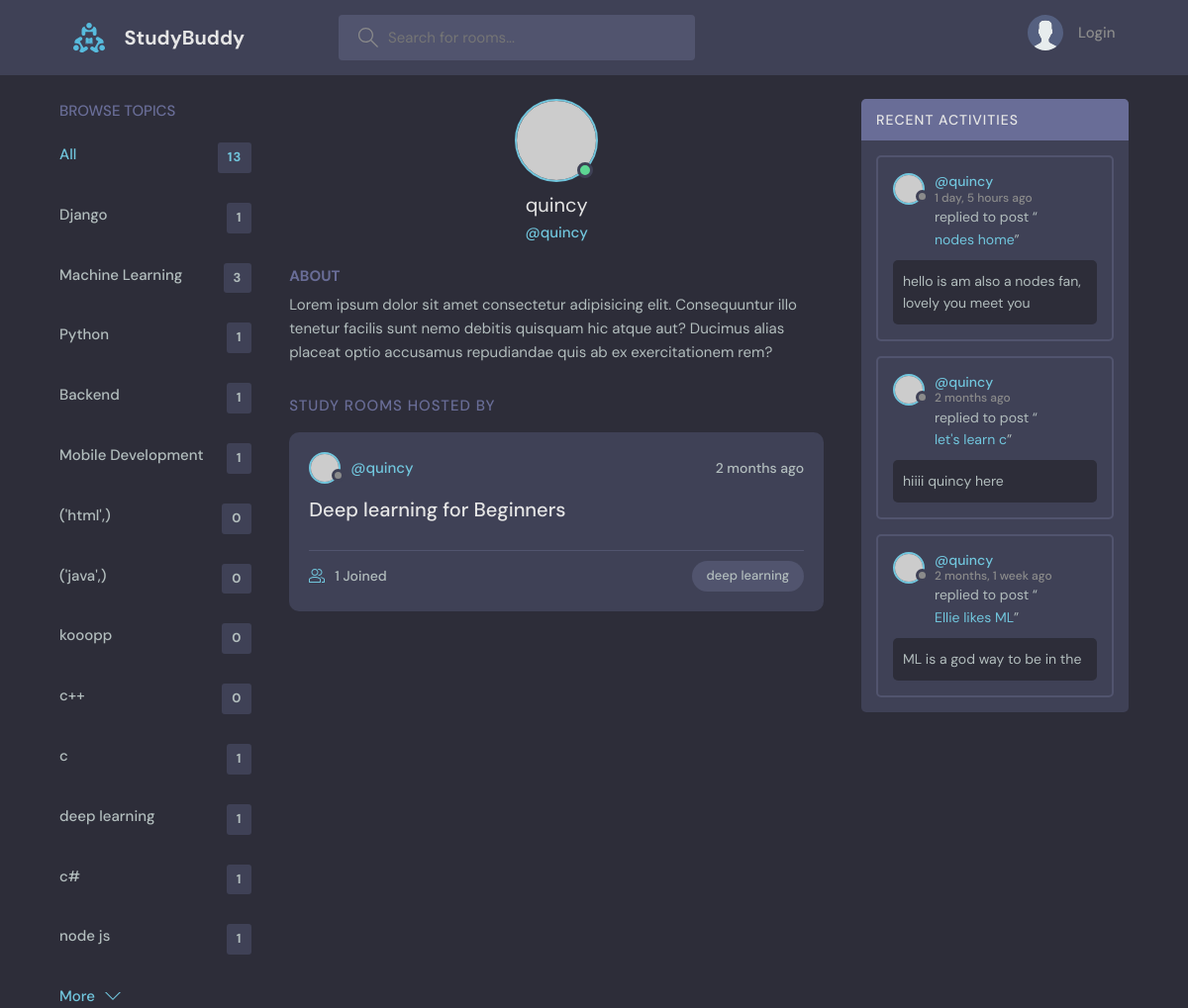
/user-profile/4/, run on the app's committed database.
### base/models.py (models this page shows, shortened)
class Topic(models.Model):
    name = models.CharField(max_length=200)

class Room(models.Model):
    host = models.ForeignKey(User, on_delete=models.SET_NULL, null=True)
    topic =models.ForeignKey(Topic, on_delete=models.SET_NULL, null=True)
    name = models.CharField(max_length=150)
    members = models.ManyToManyField(User, related_name='members', blank=True)
    description = models.TextField(null=True, blank=True)
    update = models.DateTimeField(auto_now=True)
    created = models.DateTimeField(auto_now_add=True)
    class Meta:
        ordering = ['-update','-created']
    def __str__(self):
        return self.name

class Message(models.Model):
    user = models.ForeignKey(User, on_delete=models.CASCADE)
    room = models.ForeignKey(Room, on_delete=models.CASCADE)
    body = models.TextField()
    update = models.DateTimeField(auto_now=True)
    created = models.DateTimeField(auto_now_add=True)
    class Meta:
        ordering = ['-update','-created']
    def __str__(self):
        return self.body[0:50]

### base/views.py (the view)
# urls.py: path('user-profile/<str:pk>/', views.userProfile, name='user-profile'),
def userProfile(request, pk):
    user = User.objects.get(id=pk)
    rooms = user.room_set.all()
    conversations = user.message_set.all()
    topics = Topic.objects.all()
    context = {'user':user, 'topics':topics,'rooms':rooms, 'conversations':conversations}
    return render(request, 'base/profile.html', context)

### base/templates/base/profile.html (shortened to what this page needs)
{% extends 'main.html' %}
{% block content %}
  <main class="profile-page layout layout--3">
    <div class="container">
      {% include 'base/topics_component.html' %}
      <div class="roomList">
        <div class="profile">
          <div class="profile__avatar">
            <div class="avatar avatar--large active">
              <img src="https://randomuser.me/api/portraits/men/11.jpg" />
            </div>
          </div>
          <div class="profile__info">
            <h3>{{user.username}}</h3>
            <p>@{{user.username}}</p>
          </div>
          <div class="profile__about">
            <h3>About</h3>
            <p>
              Lorem ipsum dolor sit amet consectetur adipisicing elit. Consequuntur illo tenetur
              facilis sunt nemo debitis quisquam hic atque aut? Ducimus alias placeat optio
              accusamus repudiandae quis ab ex exercitationem rem?
            </p>
          </div>
        </div>
        <div class="roomList__header">
          <div>
            <h2>Study Rooms Hosted by {{host.username}}</a>
            </h2>
          </div>
        </div>
        {% include 'base/feed_component.html' %}
      </div>
      <div class="activities">
          <div class="activities__header">
            <h2>Recent Activities</h2>
          </div>
          {% include 'base/activity_components.html' %}
        </div>
    </div>
  </main>
  {% endblock content %}

### base/templates/base/topics_component.html
<div class="topics">
          <div class="topics__header">
            <h2>Browse Topics</h2>
          </div>
          <ul class="topics__list">
            <li>
              <a href="{% url 'home' %}" class="active">All <span>{{topics.count}}</span></a>
            </li>
            {% for topic in topics %}
            <li>
              <a href="{% url 'home' %}?q={{topic.name}}">{{topic.name}} <span>{{topic.room_set.all.count}}</span></a>
            </li>
            {% endfor %}
          </ul>
          <a class="btn btn--link" href="topics.html">
            More
            <svg version="1.1" xmlns="http://www.w3.org/2000/svg" width="32" height="32" viewBox="0 0 32 32">
              <title>chevron-down</title>
              <path d="M16 21l-13-13h-3l16 16 16-16h-3l-13 13z"></path>
            </svg>
          </a>
        </div>

### base/templates/base/feed_component.html (shortened to what this page needs)
            {% for room in rooms %}
          <div class="roomListRoom">
            <div class="roomListRoom__header">
              <a href="{% url 'user-profile' room.host.id %}" class="roomListRoom__author">
                <div class="avatar avatar--small">
                  <img src="https://randomuser.me/api/portraits/women/11.jpg" />
                </div>
                <span>@{{room.host.username}}</span>
              </a>
              <div class="roomListRoom__actions">
                <span>{{room.created|timesince}} ago</span>
              </div>
            </div>
            <div class="roomListRoom__content">
              <a href="{% url 'room' room.id %}">{{room.name}}</a>
            </div>
            <div class="roomListRoom__meta">
              <a href="{% url 'room' room.id %}" class="roomListRoom__joined">
                {{room.members.count}} Joined
              </a>
              <p class="roomListRoom__topic">{{room.topic.name}}</p>
            </div>
          </div>
    {% endfor %}

### base/templates/base/activity_components.html (shortened to what this page needs)
{% for conversation in conversations %}
    <div class="activities__box">
            <div class="activities__boxHeader roomListRoom__header">
              <a href="{% url 'user-profile' conversation.user.id %}" class="roomListRoom__author">
                <div class="avatar avatar--small">
                  <img src="https://randomuser.me/api/portraits/women/11.jpg" />
                </div>
                <p>
                  @{{conversation.user}}
                  <span>{{conversation.created|timesince}} ago</span>
                </p>
              </a>
            </div>
            <div class="activities__boxContent">
              <p>replied to post “<a href="{% url 'room' conversation.room.id %}">{{conversation.room}}</a>”</p>
              <div class="activities__boxRoomContent">
               {{conversation}}
              </div>
            </div>
          </div>
{% endfor %}

### data on the page
Topic: name "Django", room_set.all.count "1"
Topic: name "Machine Learning", room_set.all.count "3"
Topic: name "Python", room_set.all.count "1"
Topic: name "Backend", room_set.all.count "1"
Topic: name "Mobile Development", room_set.all.count "1"
Topic: name "('html',)", room_set.all.count "0"
Topic: name "('java',)", room_set.all.count "0"
Topic: name "kooopp", room_set.all.count "0"
Topic: name "c++", room_set.all.count "0"
Topic: name "c", room_set.all.count "1"
Topic: name "deep learning", room_set.all.count "1"
Topic: name "c#", room_set.all.count "1"
Topic: name "node js", room_set.all.count "1"
Room: host.username "quincy", created "2 months", name "Deep learning for Beginners", members.count "1", topic.name "deep learning"
Message: user "quincy", created "1 day, 5 hours", room "nodes home", body "hello is am also a nodes fan, lovely you meet you"
Message: user "quincy", created "2 months", room "let's learn c", body "hiiii quincy here"
Message: user "quincy", created "2 months, 1 week", room "Ellie likes ML", body "ML is a god way to be in the"

### other printed values
{{ topics.count }} "13"
{{ user.username }} "quincy"
